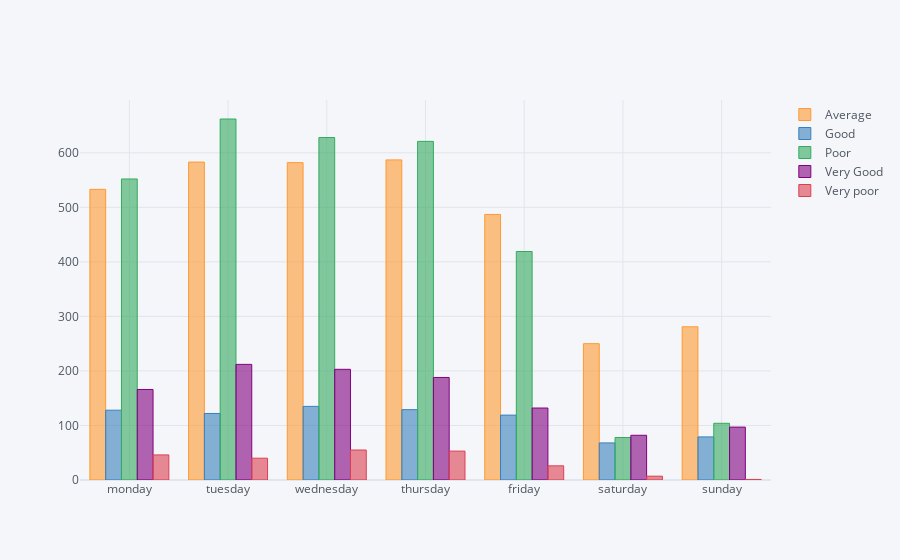

The cell this chart's notebook holds for it:
### Code cell
by_weekday_pop.iplot(kind ="bar")

### Figure 1 — Plotly figure (JSON) as saved in the notebook; plotly's stock layout.template omitted (floating-point values rounded to 4 significant figures)
{"data": [{"marker": {"color": "rgba(255, 153, 51, 0.6)", "line": {"color": "rgba(255, 153, 51, 1.0)", "width": 1}}, "name": "Average", "orientation": "v", "text": "", "type": "bar", "x": ["monday", "tuesday", "wednesday", "thursday", "friday", "saturday", "sunday"], "y": [533, 583, 582, 587, 487, 250, 281]}, {"marker": {"color": "rgba(55, 128, 191, 0.6)", "line": {"color": "rgba(55, 128, 191, 1.0)", "width": 1}}, "name": "Good", "orientation": "v", "text": "", "type": "bar", "x": ["monday", "tuesday", "wednesday", "thursday", "friday", "saturday", "sunday"], "y": [128, 122, 135, 129, 119, 68, 79]}, {"marker": {"color": "rgba(50, 171, 96, 0.6)", "line": {"color": "rgba(50, 171, 96, 1.0)", "width": 1}}, "name": "Poor", "orientation": "v", "text": "", "type": "bar", "x": ["monday", "tuesday", "wednesday", "thursday", "friday", "saturday", "sunday"], "y": [552, 662, 628, 621, 419, 78, 104]}, {"marker": {"color": "rgba(128, 0, 128, 0.6)", "line": {"color": "rgba(128, 0, 128, 1.0)", "width": 1}}, "name": "Very Good", "orientation": "v", "text": "", "type": "bar", "x": ["monday", "tuesday", "wednesday", "thursday", "friday", "saturday", "sunday"], "y": [166, 212, 203, 188, 132, 82, 97]}, {"marker": {"color": "rgba(219, 64, 82, 0.6)", "line": {"color": "rgba(219, 64, 82, 1.0)", "width": 1}}, "name": "Very poor", "orientation": "v", "text": "", "type": "bar", "x": ["monday", "tuesday", "wednesday", "thursday", "friday", "saturday", "sunday"], "y": [46, 40, 55, 53, 26, 7, 1]}], "layout": {"legend": {"bgcolor": "#F5F6F9", "font": {"color": "#4D5663"}}, "paper_bgcolor": "#F5F6F9", "plot_bgcolor": "#F5F6F9", "title": {"font": {"color": "#4D5663"}}, "xaxis": {"gridcolor": "#E1E5ED", "showgrid": true, "tickfont": {"color": "#4D5663"}, "title": {"font": {"color": "#4D5663"}, "text": ""}, "zerolinecolor": "#E1E5ED"}, "yaxis": {"gridcolor": "#E1E5ED", "showgrid": true, "tickfont": {"color": "#4D5663"}, "title": {"font": {"color": "#4D5663"}, "text": ""}, "zerolinecolor": "#E1E5ED"}}}
